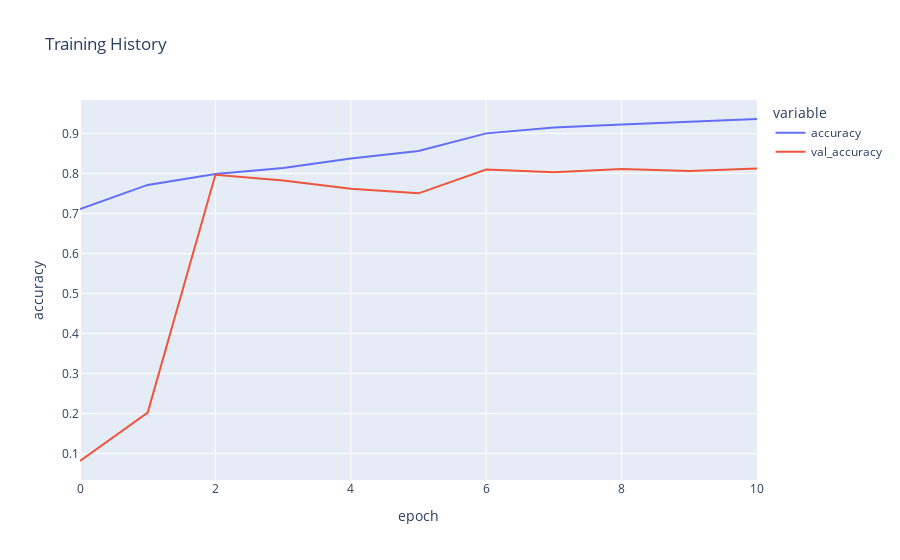

The notebook cell saved with this chart:
### Code cell
fig = px.line(
    history_age.history, y=['accuracy', 'val_accuracy'],
    labels={'index': 'epoch', 'value': 'accuracy'}, 
    title='Training History')
fig.show()

### Figure 1 — Plotly figure (JSON) as saved in the notebook; plotly's stock layout.template omitted (floating-point values rounded to 4 significant figures)
{"data": [{"hovertemplate": "variable=accuracy<br>epoch=%{x}<br>accuracy=%{y}<extra></extra>", "legendgroup": "accuracy", "line": {"color": "#636efa", "dash": "solid"}, "marker": {"symbol": "circle"}, "mode": "lines", "name": "accuracy", "orientation": "v", "showlegend": true, "type": "scatter", "x": [0, 1, 2, 3, 4, 5, 6, 7, 8, 9, 10], "xaxis": "x", "y": [0.7108, 0.7713, 0.7985, 0.8135, 0.8375, 0.8559, 0.9001, 0.9148, 0.9223, 0.9289, 0.936], "yaxis": "y"}, {"hovertemplate": "variable=val_accuracy<br>epoch=%{x}<br>accuracy=%{y}<extra></extra>", "legendgroup": "val_accuracy", "line": {"color": "#EF553B", "dash": "solid"}, "marker": {"symbol": "circle"}, "mode": "lines", "name": "val_accuracy", "orientation": "v", "showlegend": true, "type": "scatter", "x": [0, 1, 2, 3, 4, 5, 6, 7, 8, 9, 10], "xaxis": "x", "y": [0.08142, 0.2023, 0.7965, 0.7825, 0.7617, 0.7503, 0.81, 0.8028, 0.811, 0.8059, 0.8123], "yaxis": "y"}], "layout": {"legend": {"title": {"text": "variable"}, "tracegroupgap": 0}, "title": {"text": "Training History"}, "xaxis": {"anchor": "y", "domain": [0, 1], "title": {"text": "epoch"}}, "yaxis": {"anchor": "x", "domain": [0, 1], "title": {"text": "accuracy"}}}}
